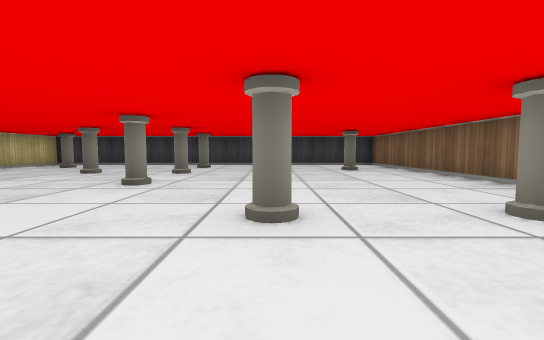
view 1 (above)

17 first-person views from a walk through a cub3D ray-caster map. The camera is about half as high as the walls, tilts 4° down and sees 90° across. The floor is counted in squares. Each view is taken from the middle of a square. On the plan, view 1 faces up. The plan holds only what a view shows up to about 9 squares ahead; the rest is blank.

view 2
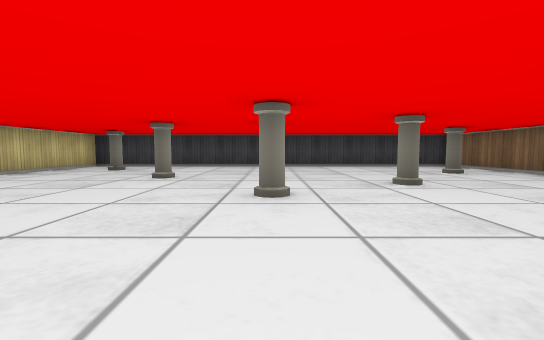

view 3
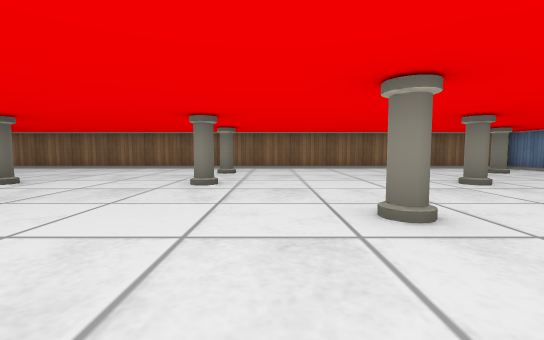

view 4
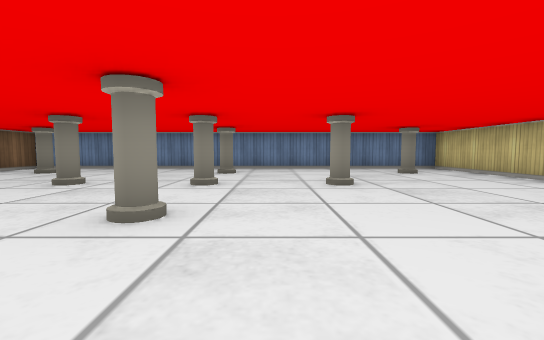

view 5
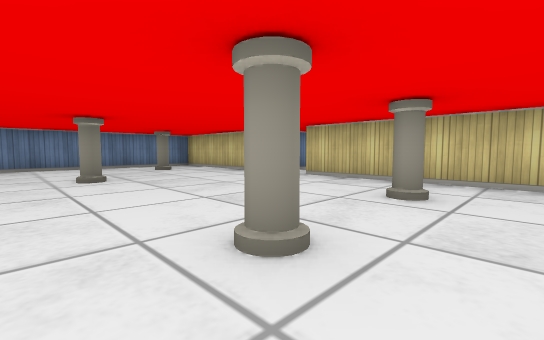

view 6
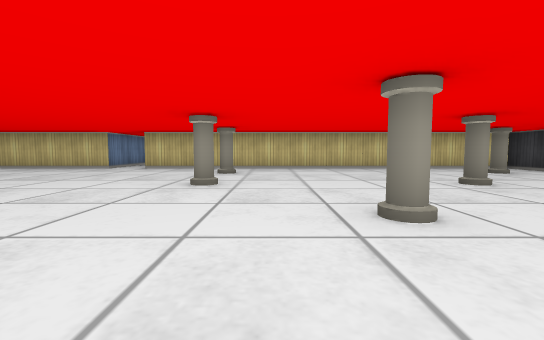

view 7
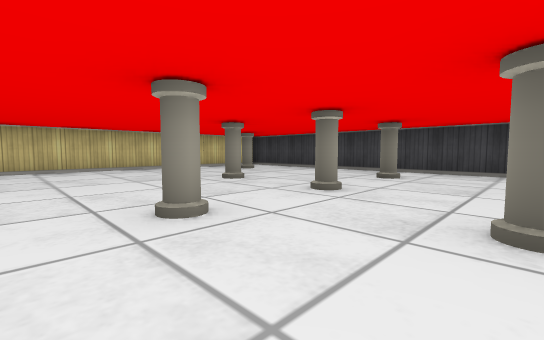

view 8
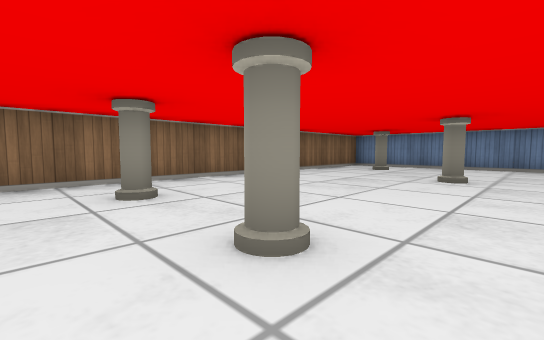

view 9
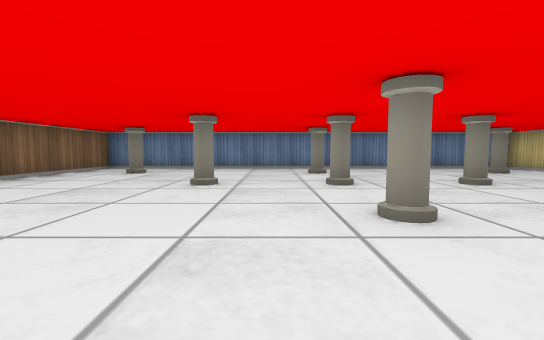

view 10
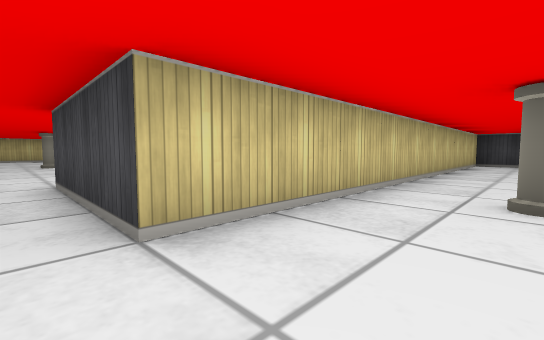

view 11
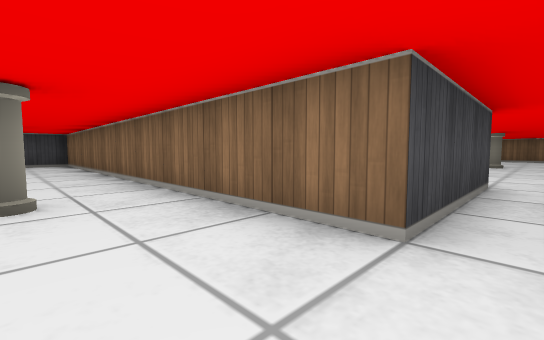

view 12
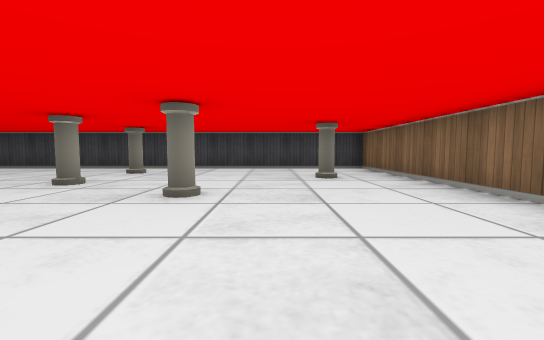

view 13
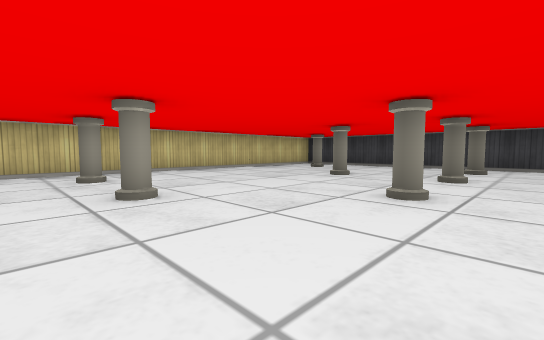

view 14
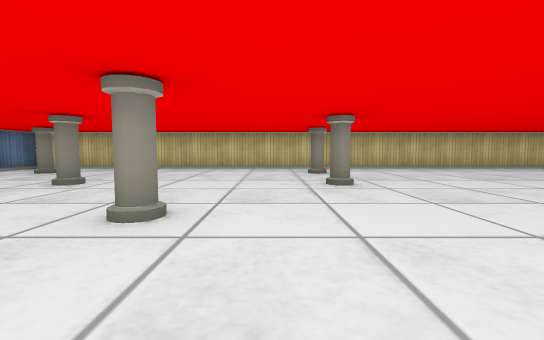

view 15
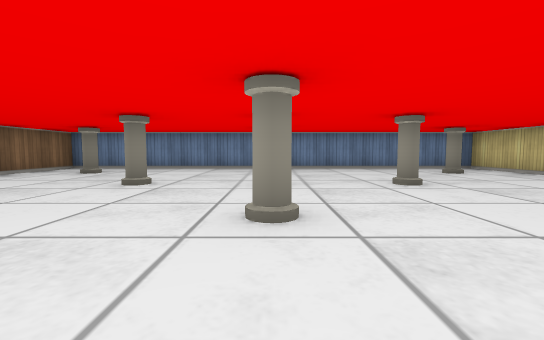

view 16
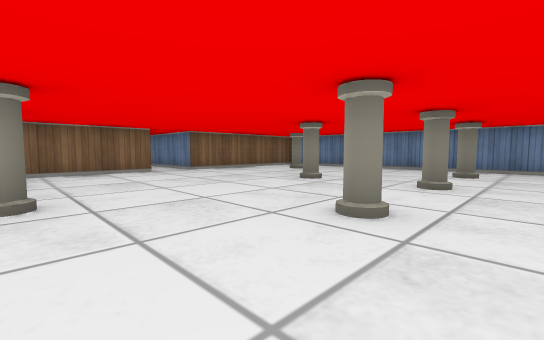

view 17
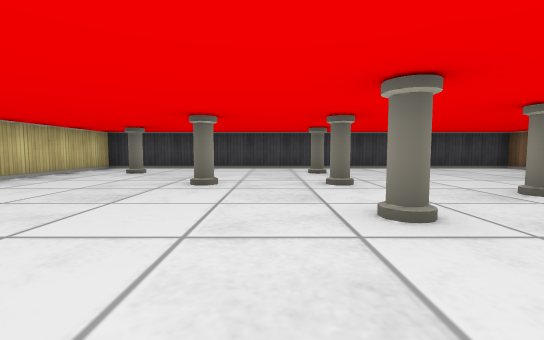

### Floor plan
Points are (right, up) in squares from view 1. A wall is a line through its corners. A room is listed if a view was taken in it or the views show most of it. See-through windows are left out.
Room 1 (views 1, 2, 3, 4, 5, 6, 7, 8, 9, 10)
walls: (-7.5, -1.5) (-7.5, -5.5) (3.5, -5.5) (3.5, 9); (3.5, 9.5) (-7.5, 9.5) (-7.5, -0.5)
ways out: opening at (-8, -1) to room 2
objects: pillar (-6, -4); pillar (-6, 2); pillar (-6, 8); pillar (-4, -2); pillar (-4, 2); pillar (-4, 6); pillar (-2, -4); pillar (-2, -2); pillar (-2, 0); pillar (-2, 4); pillar (-2, 6); pillar (-2, 8); pillar (0, -2); pillar (0, 2); pillar (0, 5); pillar (2, -4); pillar (2, 2); pillar (2, 7)
Room 2 (views 11, 12, 13, 14, 15, 16, 17)
walls: (-7.5, -0.5) (-10.5, -0.5) (-10.5, 9.5) (-21.5, 9.5) (-21.5, -5.5) (-10.5, -5.5) (-10.5, -1.5) (-7.5, -1.5)
ways out: opening at (-8, -1) to room 1
objects: pillar (-20, -4); pillar (-20, 2); pillar (-20, 8); pillar (-18, -2); pillar (-18, 2); pillar (-18, 6); pillar (-16, -4); pillar (-16, -2); pillar (-16, 0); pillar (-16, 4); pillar (-16, 6); pillar (-16, 8); pillar (-14, -2); pillar (-14, 2); pillar (-14, 5); pillar (-12, -4); pillar (-12, 2); pillar (-12, 7)

Where each view was taken, in squares from view 1:
view 1: 0 up, 0 right, facing up
view 2: 1 up, 2 left, facing up
view 3: 1 up, 4 left, facing right
view 4: 2 up, 3 left, facing down
view 5: 3 up, 3 left, facing down-left
view 6: 3 up, 0 right, facing left
view 7: 3 up, 0 right, facing up-left
view 8: 3 up, 1 left, facing down-right
view 9: 2 up, 1 left, facing down
view 10: 1 down, 6 left, facing up-left
view 11: 1 down, 12 left, facing up-right
view 12: 2 up, 13 left, facing up
view 13: 1 up, 15 left, facing up-left
view 14: 1 up, 14 left, facing left
view 15: 2 up, 16 left, facing down
view 16: 2 up, 17 left, facing down-right
view 17: 2 up, 17 left, facing up
